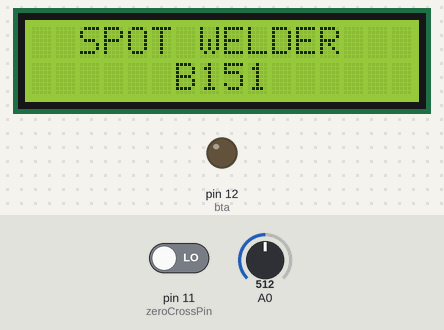
A sketch run on a simulated Arduino Uno, built with avr-gcc and run on an emulated ATmega328P. Shown: 16×2 character LCD, output pins drawn as LEDs (lit = HIGH). The inputs (shaded band) are chosen by the test bench; at power-on: pin 11 (zeroCrossPin) LOW, A0 = 512.

Above: at 0.1 s.
At 4.2 s:
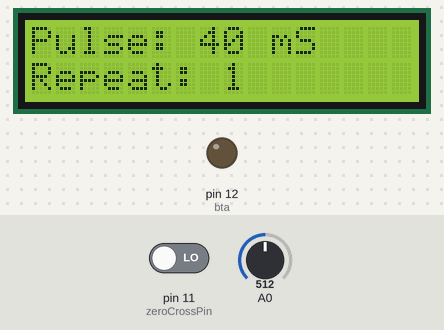
4.3 s: pin 11 (zeroCrossPin) driven HIGH
At 5.56 s:
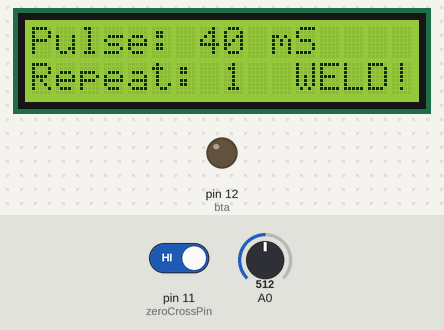
Timing chart, 0 to 7.3 s (numbered marks = the images above; inputs shaded):
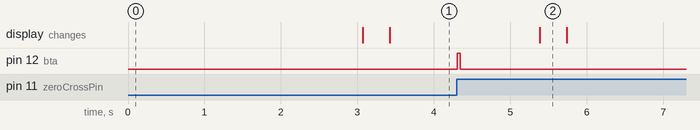

The sketch:

spotwelder.ino
```cpp
// Simple spot welder timer with zero crossing detection and Velleman LCD shield VMA203 https://www.velleman.eu/downloads/29/infosheets/vma203_scheme.pdf
// inspiration  about zero crossing from here https://www.avdweb.nl/popular/spotwelder
// Andrejs Pukitis 2019.14.04

#include <LiquidCrystal.h>

const int bta = 12;      //optotriac
int lcd_key     = 0;
int adc_key_in  = 0; //analog in for buttons
const int sinusMax_eu = 5000; //1000ms divided by 50Hz divided by 4SinusPeriods equals 5000us
const byte zeroCrossPin = 11;   // input AC signal for zero crossing

int lastReportedPos = 1;
int lastReportedPos2 = 1;
volatile  int sec = 40; //delay in mS
volatile  int rep = 0; //repeat times


// define some values used by the panel and buttons

#define btnRIGHT  0
#define btnUP     1
#define btnDOWN   2
#define btnLEFT   3
#define btnSELECT 4
#define btnNONE   5


LiquidCrystal lcd(8, 9, 4, 5, 6, 7);

int read_LCD_buttons()
{
  adc_key_in = analogRead(0);      // read the value from the sensor
  // my buttons when read are centered at these valies: 0, 144, 329, 504, 741
  // we add approx 50 to those values and check to see if we are close
  if (adc_key_in > 1000) return btnNONE; // We make this the 1st option for speed reasons since it will be the most likely result

  if (adc_key_in < 50)   return btnRIGHT;
  if (adc_key_in < 150)  return btnUP;
  if (adc_key_in < 300)  return btnDOWN;
  if (adc_key_in < 500)  return btnLEFT;
  if (adc_key_in < 850)  return btnSELECT;
}

void setup() {

  // setup screen
  lcd.begin(16, 2);
  lcd.setCursor(2, 0);
  lcd.print("SPOT WELDER");
  lcd.setCursor(2, 1);
  lcd.print("    B151    ");
  delay(3000);
  lcd.clear();
  lcd.setCursor(0, 0);
  lcd.print("Pulse:    mS");
  lcd.setCursor(0, 1);
  lcd.print("Repeat:   ");

  pinMode(bta, OUTPUT);
  pinMode(zeroCrossPin, INPUT);
}
void fire() {

  for (int i = 1; i <= rep; i++) {
  sinusMax(); //wait for zero crossing
    digitalWrite(bta, HIGH);
    delay (sec);
    digitalWrite(bta, LOW);
    delay (sec);
  }
  delay(1000);

}
void sinusMax()
{
  //to prevent inrush current, turn-on at the sinus max
  while (digitalRead(zeroCrossPin)); //AC sinus is above zero do nothing
  while (!digitalRead(zeroCrossPin)); //AC sinus is below zero do nothing
  delayMicroseconds(sinusMax_eu); // just crossed zero at beginning of sinus wait until max
}

void loop()
{


  if (sec <= 9 ) {
    sec = 10;
    lastReportedPos = 11;
  }

  if (sec >= 201 ) {
    sec = 200;
    lastReportedPos = 199;
  }
  else
  { if (lastReportedPos != sec) {
      lcd.setCursor(7, 0);
      lcd.print("   ");
      lcd.setCursor(7, 0);
      lcd.print(sec);
      lastReportedPos = sec;
    }
  }

  if (rep <= 0 ) {
    rep = 1;
    lastReportedPos2 = 2;
  }

  if (rep >= 11 ) {
    rep = 10;
    lastReportedPos2 = 9;
  }
  else
  { if (lastReportedPos2 != rep) {
      lcd.setCursor(8, 1);
      lcd.print("   ");
      lcd.setCursor(8, 1);
      lcd.print(rep);
      lastReportedPos2 = rep;
    }
  }
  lcd_key = read_LCD_buttons();  // read the buttons

  switch (lcd_key)               // depending on which button was pushed, we perform an action
  {
    case btnRIGHT: {

        sec += 1;
        delay(250);
        break;
      }
    case btnLEFT: {

        sec -= 1;
        delay(250);
        break;
      }
    case btnUP: {

        rep += 1;
        delay(250);
        break;
      }
    case btnDOWN: {


        rep -= 1;
        delay(250);
        break;
      }
    case btnSELECT: {

        lcd.setCursor(11, 1);
        lcd.print("WELD!");
        delay(350);
        lcd.setCursor(11, 1);
        lcd.print("     ");
        fire();
        break;
      }
    case btnNONE: {
        break;
      }
  }
}
```

Measured:
- after the input at 4.3 s, pin 12 (bta): LOW → HIGH at once, → LOW 0.04 s later; the display: changes after 1.1 s (image 2)
